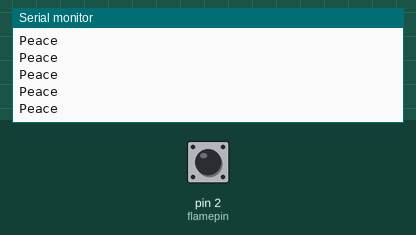
A sketch run on a simulated Arduino Uno, built with avr-gcc and run on an emulated ATmega328P. On the bench: the last lines printed to the serial monitor. The test bench sets the inputs (shaded band); at power-on: pin 2 (flamepin) LOW.

Above: at 1.2 s.
1.3 s: pin 2 (flamepin) driven HIGH
At 2.0 s:
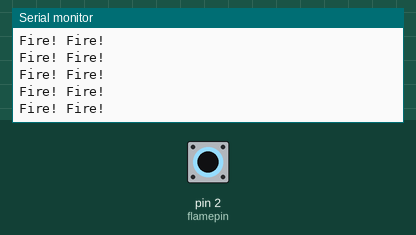
3.2 s: pin 2 (flamepin) pulsed LOW 2 times (0.12 s each, 0.3 s apart)
6.8 s: pin 2 (flamepin) pulsed LOW 2 times (0.12 s each, 0.3 s apart)
10.4 s: pin 2 (flamepin) driven LOW
At 11.3 s:
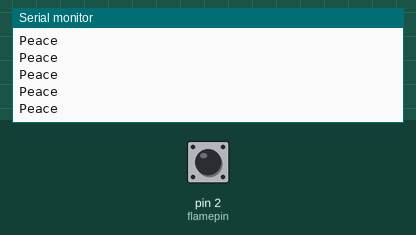
13.4 s: pin 2 (flamepin) driven HIGH
At 14.2 s:
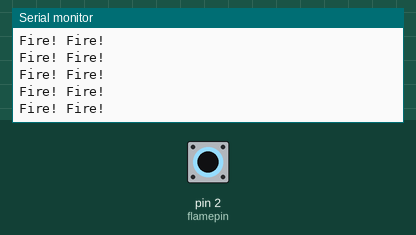
16.4 s: pin 2 (flamepin) driven LOW
At 17.0 s:
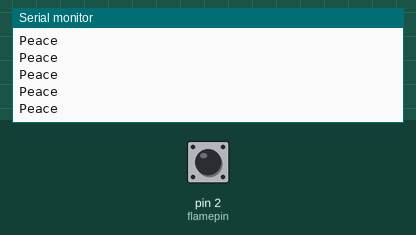

Measured:
- after the input at 1.3 s, the serial monitor: prints a new line after 0.07 s (image 1)
- after the input at 10.4 s, the serial monitor: prints a new line after 0.08 s (image 2)

The sketch:

fire_alarm.ino
```cpp
int flamepin = 2 ;// pin 2 for flame sensor
int flame = HIGH;
void setup() {
  Serial.begin(9600);
  pinMode(flamepin, INPUT);//define FLAME input pin
}

void loop() {
  flame = digitalRead(flamepin);// read FLAME sensor


  if(flame == HIGH)
  {
    Serial.println("Fire! Fire!");

  }else{
    Serial.println("Peace");
  }}
```
